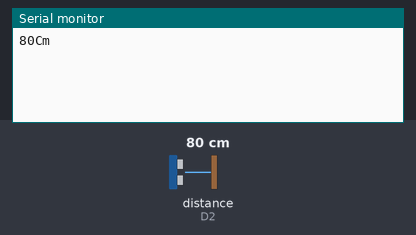
Recording of a sketch running on a simulated ESP8266 (NodeMCU). On the bench: the last lines printed to the serial monitor. Wiring (inferred from the names in the program): ultrasonic range finder: trigger D1; echo D2. The inputs (shaded band) are chosen by the test bench; at power-on: distance to the obstacle (sensor on D2) 80 cm. The echo pulse lasts 58.3 µs per cm; WiFi joins after 1.5 s; servers stay silent unless stated.

Above: at 3.0 s.
3.1 s: distance to the obstacle (sensor on D2) set to 2 cm
At 7.0 s:
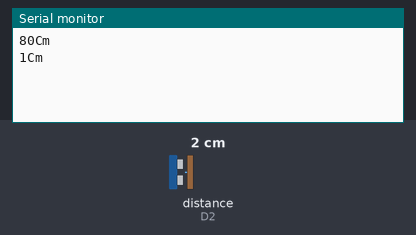
8.5 s: distance to the obstacle (sensor on D2) set to 4 cm
At 11.7 s:
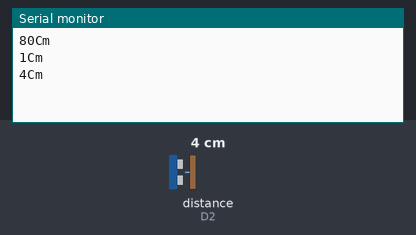
Timing chart, 0 to 13.2 s (numbered marks = the images above; inputs shaded):
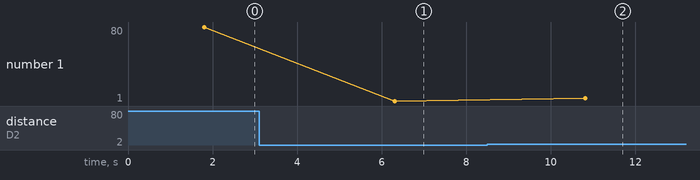

Measured:
- after the input at 3.1 s, the serial monitor: prints a new line after 3.2 s (image 1)
- after the input at 8.5 s, the serial monitor: prints a new line after 2.3 s (image 2)
- plotted number 1: 80 → 1 after the input at 3.1 s, 1 → 4 after the input at 8.5 s

The sketch:

smart_bin_code.ino
```cpp
#define BLYNK_PRINT Serial


#include <ESP8266WiFi.h>
#include <BlynkSimpleEsp8266.h>
#define TRIGGERPIN D1
#define ECHOPIN    D2
// You should get Auth Token in the Blynk App.
// Go to the Project Settings (nut icon).
char auth[] = "pAoadsT4ne0hz5px4a5iA_27zEPueHM7";

// Your WiFi credentials.
// Set password to "" for open networks.
char ssid[] = "Redmi";
char pass[] = "praveen@123";

WidgetLCD lcd(V1);

void setup()
{
  // Debug console
  Serial.begin(9600);
pinMode(TRIGGERPIN, OUTPUT);
  pinMode(ECHOPIN, INPUT);
  Blynk.begin(auth, ssid, pass);
  // You can also specify server:
  //Blynk.begin(auth, ssid, pass, "blynk-cloud.com", 8442);
  //Blynk.begin(auth, ssid, pass, IPAddress(192,168,1,100), 8442);

  lcd.clear(); //Use it to clear the LCD Widget
  lcd.print(0, 0, "Distance in cm"); // use: (position X: 0-15, position Y: 0-1, "Message you want to print")
  // Please use timed events when LCD printintg in void loop to avoid sending too many commands
  // It will cause a FLOOD Error, and connection will be dropped
}

void loop()
{
   // use: (position X: 0-15, position Y: 0-1, "Message you want to print")
  long duration, distance;
  digitalWrite(TRIGGERPIN, LOW);
  delayMicroseconds(3);

  digitalWrite(TRIGGERPIN, HIGH);
  delayMicroseconds(12);

  digitalWrite(TRIGGERPIN, LOW);
  duration = pulseIn(ECHOPIN, HIGH);
  distance = (duration/2) / 29.1;
  Serial.print(distance);
  Serial.println("Cm");

  Blynk.run();
  distance = map(distance,19,3,0,100);
    lcd.clear();
  lcd.print(0, 0, "Bin Level=");
  lcd.print(10, 0,distance);
  lcd.print(14, 0, "%");
//  if(distance>80)
//  {
//Blynk.notify(" Emergency Alert - Fire Detected");
//  }
  delay(4500);

}
```
